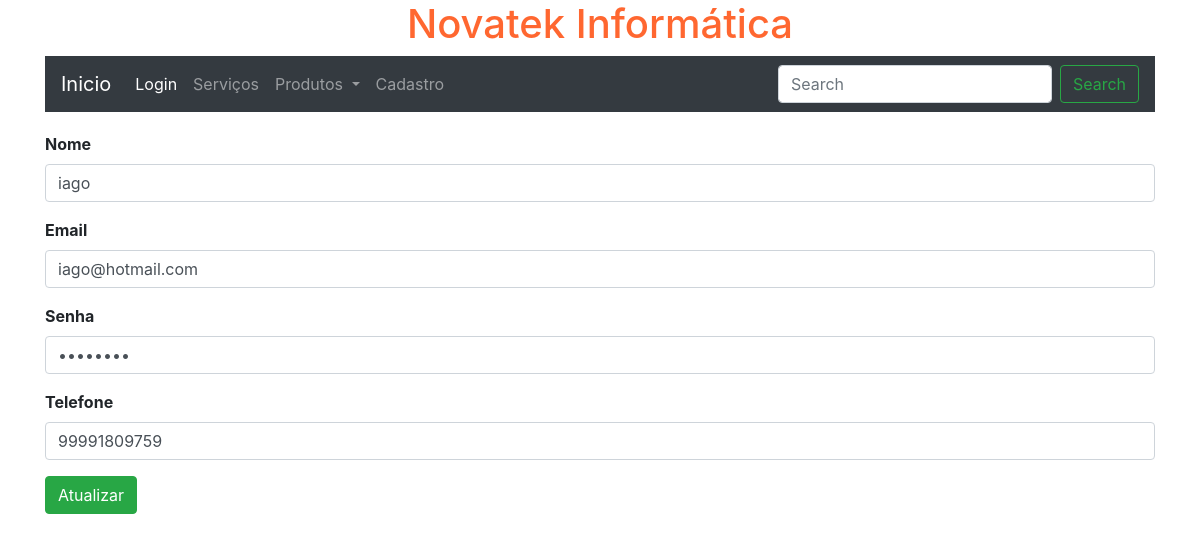
Page /editar_cadastro/5 on the committed database.
### aulaGit/models.py (models this page shows)
class Cliente(models.Model):
    id = models.AutoField(primary_key=True)
    nome = models.TextField(max_length=255)
    email = models.TextField(max_length=255)
    senha = models.TextField(max_length=255)
    telefone = models.TextField(max_length=255)

### aulaGit/views.py (the view)
# urls.py: path('editar_cadastro/<int:id>',views.editar_cadastro,name="editar_cadastro"),
def editar_cadastro(request,id):
    cliente = Cliente.objects.get(id=id)
    return render(request,'paginas/editar_cad.html',{'cliente':cliente,'id':id})

### aulaGit/templates/paginas/editar_cad.html (shortened to what this page needs)
{% extends 'home.html'%}
{% block content %}
<div class="container">
    <form action="{% url 'editado_sucesso' %}" method="POST">
        <div class="mb-3">
            <label for="formText" class="form-label color-label label_text_imput">Nome</label>
            <input class="form-control" type="text" id="formFile" name="nome" required value={{cliente.nome}}>
        </div>
        <div class="mb-3">
            <label for="formText" class="form-label color-label label_text_imput">Email</label>
            <input class="form-control" type="text" id="formFile" name="email" required value={{cliente.email}}>
        </div>
        <div class="mb-3">
            <label for="formText" class="form-label color-label label_text_imput">Senha</label>
            <input class="form-control" type="password" id="formFile" name="senha" required value={{cliente.senha}}>
        </div>
        <div class="mb-3">
            <label for="formText" class="form-label color-label label_text_imput">Telefone</label>
            <input class="form-control" type="text" id="formFile" name="telefone" required value={{cliente.telefone}}>
        </div>
        <button type="submit" class="btn btn-success">Atualizar</button>
    </form>
</div>
{% endblock %}

### aulaGit/static/css/styler.css (style rules this page uses)
.form-label { font-weight: bold; }

### rows in the picture
Cliente: nome "iago", email "iago@hotmail.com", telefone "99991809759"
